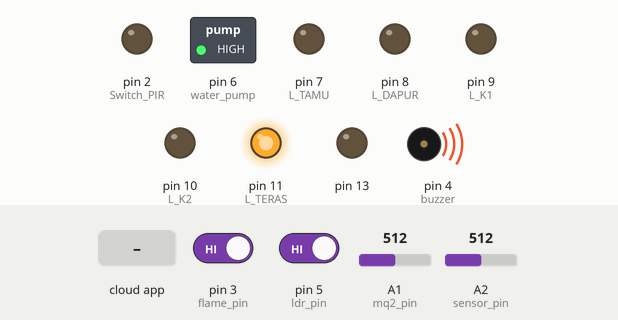
The sketch below on a simulated Arduino Uno, built with avr-gcc and run on an emulated ATmega328P. Shown: switched loads named in the sketch (green lamp = pin HIGH), output pins drawn as LEDs (lit = HIGH), buzzer (waves = sounding, pin HIGH). The inputs (shaded band) are chosen by the test bench; at power-on: A2 (sensor_pin) = 512, A1 (mq2_pin) = 512, pin 5 (ldr_pin) HIGH, pin 3 (flame_pin) HIGH.

Above: at 2.7 s.
2.8 s: A2 (sensor_pin) set to 413
4.7 s: A2 (sensor_pin) set to 385
At 6.2 s:
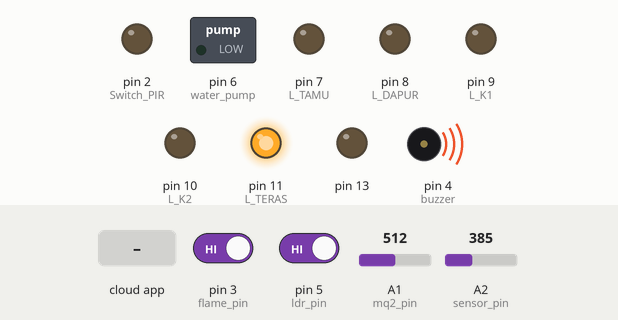
7.0 s: A1 (mq2_pin) set to 307
8.7 s: A1 (mq2_pin) set to 291
At 10.7 s:
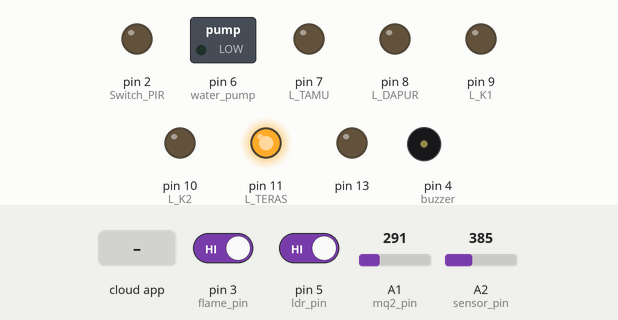
11.0 s: the phone or cloud app sets 10 to 1
At 12.3 s:
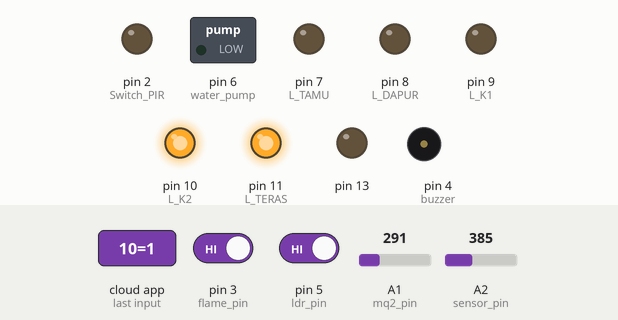
13.0 s: pin 5 (ldr_pin) driven LOW
At 14.0 s:
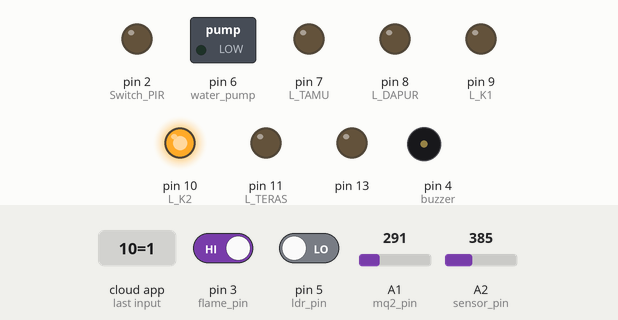
Timing chart, 0 to 16.0 s (numbered marks = the images above; inputs shaded):
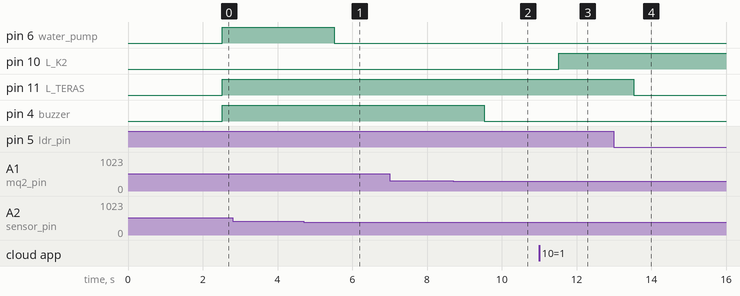

The sketch:

ARDUINO.ino
```cpp
//#define CAYENNE_DEBUG       // Uncomment to show debug messages
#define CAYENNE_PRINT Serial  // Comment this out to disable prints and save space
#include <CayenneMQTTESP8266Shield.h>


//  DEKLARASICayenne Cloud
char ssid[] = "7iot";
char wifiPassword[] = "smkbisaa";
char username[] = "a1cd3940-52cf-11e9-9622-9b9aeccba453";
char password[] = "7efe594616bc3de627b21e904a9c0c404ad22499";
char clientID[] = "3a8f3d40-74d6-11e9-9636-f9904f7b864b";
#define EspSerial Serial
ESP8266 wifi(&EspSerial);

//  DEKLARASI PIR variabel SWITCH ON/OFF
#define Switch_PIR 2
#define VIRTUAL_PIRS 2

//  DEKLARASI variabel SENSOR KELEMBABAN TANAH
int sensor_val;
#define sensor_pin A2
#define water_pump 6
#define VIRTUAL_HUMIDTY 3

//  DEKLARASI variabel MQ2 Sensor
int mq2_val;
#define mq2_pin A1
#define VIRTUAL_MQ 4

//  DEKLARASI variabel SENSOR API
int flame_val;
#define flame_pin 3
#define buzzer 4
#define VIRTUAL_FLAME 5

//  DEKLARASI variabel ldr sensor
int ldr_val;
#define ldr_pin 5
#define VIRTUAL_LDR 6

//DEKLARASI variable LAMPU
#define L_TAMU 7
#define L_DAPUR 8
#define L_K1 9
#define L_K2 10
#define L_TERAS 11
#define VIRTUAL_LTAMU 7
#define VIRTUAL_LDAPUR 8
#define VIRTUAL_LK1 9
#define VIRTUAL_LK2 10
#define VIRTUAL_LTERAS 11


//==================================================================================================================


void setup(){
  Serial.begin(9600);

  // Set ESP8266 baud rate
  EspSerial.begin(9600);
  delay(10);

  Cayenne.begin(username, password, clientID, wifi, ssid, wifiPassword);

//  Tombol PIR
  pinMode(Switch_PIR, OUTPUT);
  digitalWrite(Switch_PIR, LOW);

//  Set Tombol LED 13
  pinMode(13,OUTPUT);
  digitalWrite(13, LOW);

//  Set Sensor Kelembaban Tanah
  pinMode(sensor_pin, INPUT);
  pinMode(water_pump, OUTPUT);
  digitalWrite(water_pump, LOW);

 // Set Sensor Api
  pinMode(flame_pin, INPUT);
  pinMode(buzzer, OUTPUT);
  digitalWrite(buzzer, LOW);

//  Set Sensor GAS
  pinMode(mq2_pin, INPUT);

//  Set Sensor LDR
  pinMode(ldr_pin, INPUT);

//Set Lampu
  pinMode(L_TAMU, OUTPUT);
  pinMode(L_DAPUR, OUTPUT);
  pinMode(L_K1, OUTPUT);
  pinMode(L_K2, OUTPUT);
  pinMode(L_TERAS, OUTPUT);
  digitalWrite(L_TAMU, LOW);
  digitalWrite(L_DAPUR, LOW);
  digitalWrite(L_K1, LOW);
  digitalWrite(L_K2, LOW);
  digitalWrite(L_TERAS, LOW);

}


//==================================================================================================================


void loop(){

  Cayenne.loop();

  //====================Sensor Api====================

  flame_val = digitalRead(flame_pin);
  if ( flame_val == LOW ){
    Cayenne.virtualWrite(VIRTUAL_FLAME, "1");
  digitalWrite(buzzer,HIGH);
  } else {
    Cayenne.virtualWrite(VIRTUAL_FLAME, "0");
    digitalWrite(buzzer,LOW);
  }
  //===================================================

  //==============Sensor Kelembaban Tanah==============

  sensor_val = analogRead(sensor_pin);
  if ( sensor_val <= 400 ){
    Cayenne.virtualWrite(VIRTUAL_HUMIDTY, sensor_val);
    digitalWrite(water_pump, LOW);
  } else {
    Cayenne.virtualWrite(VIRTUAL_HUMIDTY, sensor_val);
    digitalWrite(water_pump, HIGH);
  }
  //===================================================

  //========================MQ-2========================

  mq2_val = analogRead(mq2_pin);

  if ( mq2_val > 300 ){
    Cayenne.virtualWrite(VIRTUAL_MQ, "1");
    digitalWrite(buzzer, HIGH);
  } else {
    Cayenne.virtualWrite(VIRTUAL_MQ, "0");
    digitalWrite(buzzer, LOW);
  }
  //===================================================

  //========================LDR========================
  // - NIGHT == HIGH
  // - MORNING == LOW

  ldr_val = digitalRead(ldr_pin);
  if ( ldr_val == LOW ){
    Cayenne.virtualWrite(VIRTUAL_LDR, "1");
    digitalWrite(L_TERAS, LOW);
  } else {
    Cayenne.virtualWrite(VIRTUAL_LDR, "0");
    digitalWrite(L_TERAS, HIGH);
  }
  //===================================================


}


//==================================================================================================================


CAYENNE_IN (VIRTUAL_LTAMU){
  digitalWrite(L_TAMU,getValue.asInt());

  }

CAYENNE_IN (VIRTUAL_LDAPUR){
  digitalWrite(L_DAPUR,getValue.asInt());
  }

CAYENNE_IN (VIRTUAL_LK1){
  digitalWrite(L_K1,getValue.asInt());
  }

CAYENNE_IN (VIRTUAL_LK2){
  digitalWrite(L_K2,getValue.asInt());
  }

CAYENNE_IN (VIRTUAL_PIRS){
  digitalWrite(Switch_PIR,getValue.asInt());

  }
```

Measured:
- the behaviour switches between 401 and 400 on A2 (sensor_pin) (found by bisection; images 0 and 1)
- the behaviour switches between 301 and 300 on A1 (mq2_pin) (found by bisection; images 1 and 2)
- after the input at 4.7 s, pin 6 (water_pump): HIGH → LOW after 0.82 s
- after the input at 8.7 s, pin 4 (buzzer): HIGH → LOW after 0.83 s
- after the input at 11.0 s, pin 10 (L_K2): LOW → HIGH after 0.53 s
- after the input at 13.0 s, pin 11 (L_TERAS): HIGH → LOW after 0.53 s
